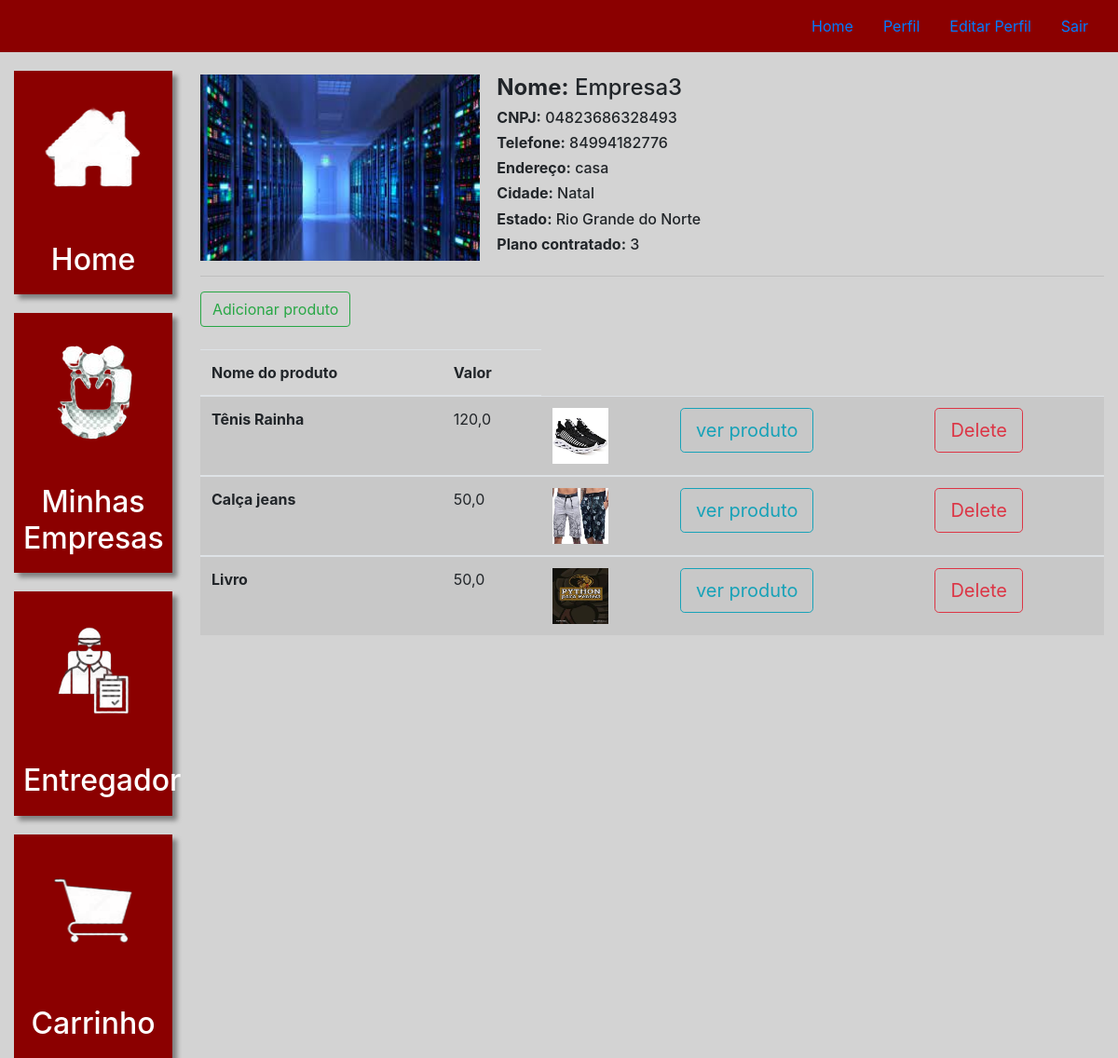
Screenshot of /company_data/5/ (signed in) with the database file from the repository.
### business/models.py (models this page shows, shortened)
class Company(models.Model):
    choice_plan =((1,"Gratis"),(2,"Básico"),(3, "Premium"))
    name_company = models.CharField(max_length=100, null=False, blank=False)
    cnpj = models.CharField(max_length=20)
    phone = models.CharField(max_length=19)
    address = models.CharField(blank=True, max_length=100)
    cep = models.CharField(blank=True, max_length=11)
    city = models.CharField(max_length=100)
    state = models.CharField(max_length=20)
    chosen_plan = models.IntegerField(choices=choice_plan, default=1)
    linked_user = models.ForeignKey(User, related_name='linked_user', on_delete=models.CASCADE)
    image = models.ImageField(null=True, blank=True)
    active = models.BooleanField(default=True)

class Product(models.Model):
    product_name = models.CharField(max_length=100)
    image = models.ImageField(upload_to='post_img')
    category = models.ForeignKey(Category, on_delete=models.CASCADE)
    price = models.FloatField()
    description = models.TextField()
    active = models.BooleanField(default=True)
    linked_company = models.ForeignKey(Company, related_name='linked_company', on_delete=models.CASCADE)
    def __str__(self):
        return self.product_name

### business/views.py (the view, shortened to what this page needs)
# urls.py: path('company_data/<str:id>/', views.company_data, name="company_data"),
@login_required(login_url='/auth/login/')
def company_data(request, id=None):
    company = get_object_or_404(Company, id=id)
    product = Product()
    teste = request.POST.get('price')
    if request.method == "GET":
            form = ProductForm()
            products = Product.objects.filter(linked_company=company.id)
            print(products)
            context = {
                'products': products,
                'form': form,
                'company': company,
            }
            return render(request, template_name="company_data.html", context=context)
    else:
        form = ProductForm()
        messages.add_message(request, messages.constants.ERROR, "ERRO interno do sistema!")
    context = {
        'company': company,
        'form': form,
    }
    return render(request, 'company_data.html', context=context)

### business/models.py (called while the page is built)
    def __str__(self):
        return self.category

### business/templates/company_data.html (shortened to what this page needs)
{% extends 'base_business.html' %}
{% load static %}
{% block 'business' %}
    <br>
    <div class="row">
        <div class="col-md-4">
            {% if company.image %}
            <img width="300" height="200"  src="{{company.image.url}}">
            {% endif %}
        </div>
        <div>
            <h4><b>Nome:</b> {{company.name_company}}</h4>
            <h6><b>CNPJ:</b> {{company.cnpj}}</h6>
            <h6><b>Telefone:</b> {{company.phone}}</h6>
            <h6><b>Endereço:</b> {{company.address}}</h6>
            <h6><b>Cidade:</b> {{company.city}}</h6>
            <h6><b>Estado:</b> {{company.state}}</h6>
            <h6><b>Plano contratado:</b> {{company.chosen_plan}}</h6>
        </div>
    </div>
    <hr>
    <button type="button" class="btn btn-outline-success" data-toggle="modal" data-target="#modal1">
        Adicionar produto
    </button>
    <br>
    <br>
    <table class="table table-striped">
        <thead>
            <tr>
            <th scope="col">Nome do produto</th>
            <th scope="col">Valor</th>
            </tr>
        </thead>
        {% for product in products  %}
            <tbody>
                <tr>
                    <th scope="row">{{product.product_name}}</th>
                    <td>{{product.price}}</td>
                    <td><img  width="60" height="60"  src="{{ product.image.url }}" alt="{{ product.product_name }}"></td>
                    <td><h3><a href={% url "product_view" product.id %} class="btn btn-outline-info btn-lg">ver produto</a></h3></td>
                    <td><h3><a href={% url "delete_product" product.id %} class="btn btn-outline-danger btn-lg">Delete</a></h3></td>
                </tr>
            </tbody>
        {% endfor %}
    </table>
{% endblock%}

### rows the page displays
Company: image (picture), name_company "Empresa3", cnpj "04823686328493", phone "84994182776", address "casa", city "Natal", state "Rio Grande do Norte", chosen_plan "3"
Product: product_name "Tênis Rainha", price "120,0", image (picture)
Product: product_name "Calça jeans", price "50,0", image (picture)
Product: product_name "Livro", price "50,0", image (picture)
